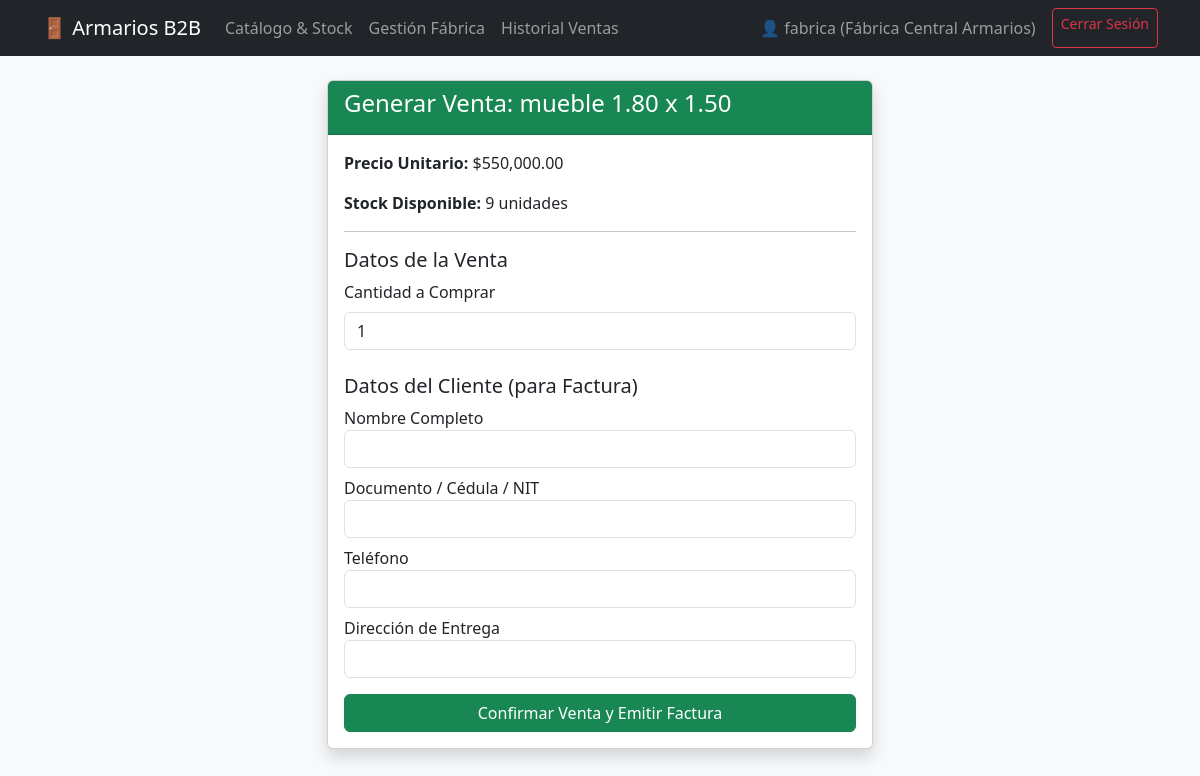
Before: /venta/nueva/1 (signed in) with the older database file.
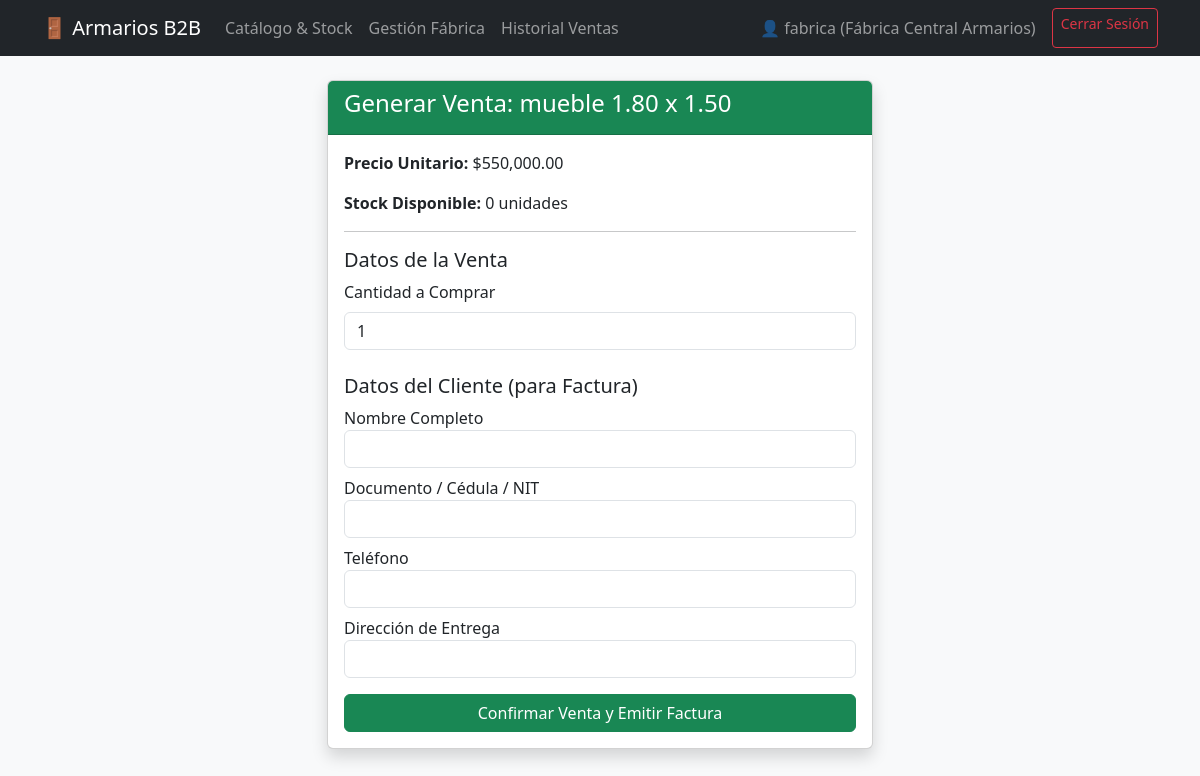
After: the same page with the newer database file.
### app.py (models this page shows)
class Mueble(db.Model):
    id = db.Column(db.Integer, primary_key=True)
    nombre = db.Column(db.String(100), nullable=False)
    descripcion = db.Column(db.Text, nullable=True)
    precio = db.Column(db.Float, nullable=False)
    stock = db.Column(db.Integer, default=0)
    imagen = db.Column(db.String(255), nullable=True)
    ubicacion = db.Column(db.String(50), default='Fábrica')

### app.py (the view, shortened to what this page needs)
@app.route('/venta/nueva/<int:mueble_id>', methods=['GET', 'POST'])
@login_required
def nueva_venta(mueble_id):
    mueble = Mueble.query.get_or_404(mueble_id)
    return render_template('nueva_venta.html', mueble=mueble)

### app.py (called while the page is built)
@login_manager.user_loader
def load_user(user_id):
    return Usuario.query.get(int(user_id))

### templates/nueva_venta.html
{% extends "base.html" %}
{% block content %}
<div class="row justify-content-center">
    <div class="col-md-6">
        <div class="card shadow">
            <div class="card-header bg-success text-white">
                <h4>Generar Venta: {{ mueble.nombre }}</h4>
            </div>
            <div class="card-body">
                <p><strong>Precio Unitario:</strong> ${{ "{:,.2f}".format(mueble.precio) }}</p>
                <p><strong>Stock Disponible:</strong> {{ mueble.stock }} unidades</p>
                <hr>
                <form method="POST">
                    <h5>Datos de la Venta</h5>
                    <div class="mb-3">
                        <label class="form-label">Cantidad a Comprar</label>
                        <input type="number" name="cantidad" value="1" min="1" max="{{ mueble.stock }}" class="form-control" required>
                    </div>
                    <h5 class="mt-4">Datos del Cliente (para Factura)</h5>
                    <div class="mb-2"><label>Nombre Completo</label><input type="text" name="cliente_nombre" class="form-control" required></div>
                    <div class="mb-2"><label>Documento / Cédula / NIT</label><input type="text" name="cliente_documento" class="form-control" required></div>
                    <div class="mb-2"><label>Teléfono</label><input type="text" name="cliente_telefono" class="form-control"></div>
                    <div class="mb-3"><label>Dirección de Entrega</label><input type="text" name="cliente_direccion" class="form-control"></div>
                    <button type="submit" class="btn btn-success w-100">Confirmar Venta y Emitir Factura</button>
                </form>
            </div>
        </div>
    </div>
</div>
{% endblock %}

Changed rows visible on the page:
changed Mueble "mueble 1.80 x 1.50": stock "9" → "0"
